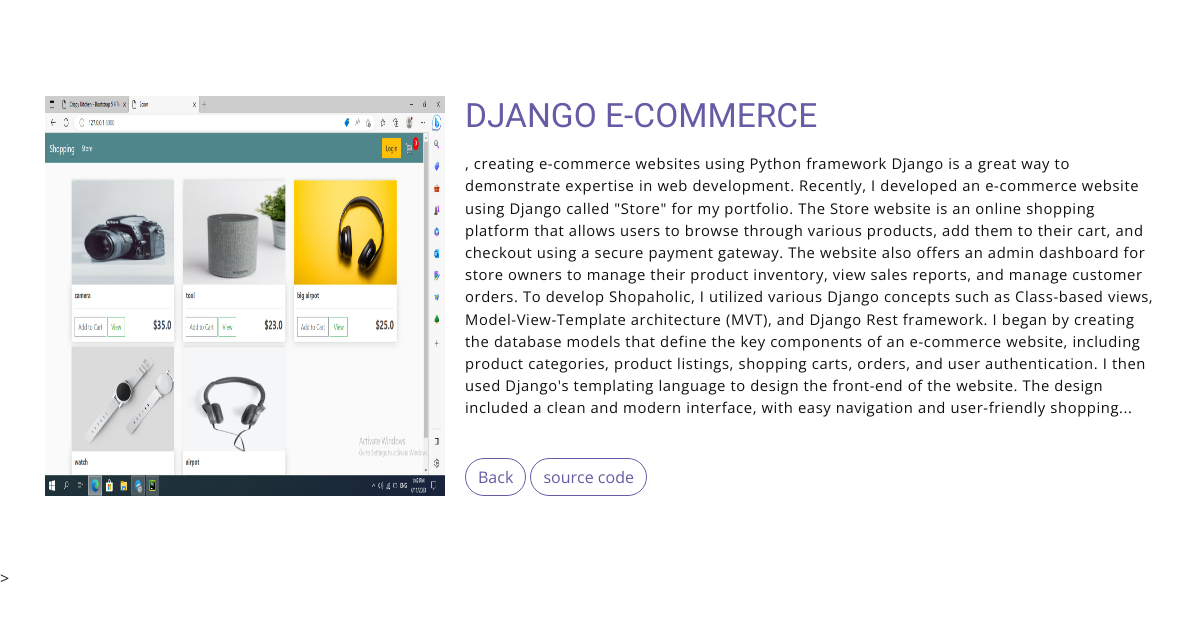
The app's page /project_detail/3/ with its own data.
### main/models.py (models this page shows)
class Projects(models.Model):
    name = models.CharField(max_length=200)
    description = models.TextField()
    img = models.ImageField(upload_to='media/')
    link =  models.URLField(null=True, blank=True)
    exralink = models.URLField(null=True, blank=True)

### main/views.py (the view)
# urls.py: path('project_detail/<int:pk>/', project_detail, name='project_detail'),
def project_detail(request, pk):
    contex = {
        'project': Projects.objects.get(id=pk),
    }
    return render(request, 'project_detail.html', contex)

### templates/project_detail.html (shortened to what this page needs)
{%load static%}
<!DOCTYPE html>
<html lang="en">
<head>
    <link rel="stylesheet" href="{% static 'assets/vendors/themify-icons/css/themify-icons.css' %}">
	<link rel="stylesheet" href="{% static 'assets/css/meyawo.css' %}">
</head>
<body data-spy="scroll" data-target=".navbar" data-offset="40" id="home">
    <nav class="custom-navbar" data-spy="affix" data-offset-top="20">
        <div class="container">
            <ul class="nav">
            </ul>
            <a href="javascript:void(0)" id="nav-toggle" class="hamburger hamburger--elastic">
                <div class="hamburger-box">
                  <div class="hamburger-inner"></div>
                </div>
            </a>
        </div>
    </nav>
    <section class="section pt-0" id="about">
     <br>
     <br>
     <br>
     <br>
        <div class="container text-center">
            <div class="about">
                <div class="about-img-holder">
                    <img width="400px" height="400px" src="{{project.img.url}}" alt="Download free bootstrap 4 landing page, free boootstrap 4 templates, Download free bootstrap 4.1 landing page, free boootstrap 4.1.1 templates, meyawo Landing page">
                </div>
                <div class="about-caption">
                    <h2 class="section-title mb-3">{{project.name}}</h2>
                    <p><strong>{{project.description}}</strong>
                    </p>
                   <a href="{% url 'index'%}"> <button class="btn-rounded btn btn-outline-primary mt-4">Back</button></a>
                   <a href="{{project.link}}"> <button class="btn-rounded btn btn-outline-primary mt-4">source code</button></a>
                </div>
            </div>
        </div>
    </section>
</body>
</html>

### records on screen
Projects: img (picture), name "DJANGO E-COMMERCE", description ", creating e-commerce websites using Python framework Django is a great way to demonstrate expertise in web development. Recently, I developed an e-commerce website using Django called \"Store\" for my portfolio. The Store website is an online shopping platform that allows users to browse through various products, add them to their cart, and checkout using a secure payment gateway. The website also offers an admin dashboard for store owners to manage their product inventory, view sales reports, and manage customer orders. To develop Shopaholic, I utilized various Django concepts such as Class-based views, Model-View-Template architecture (MVT), and Django Rest framework. I began by creating…"
